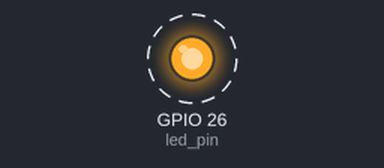
Bench run of a program on a simulated Raspberry Pi (BCM pin numbers). Parts: output pins drawn as LEDs (lit = HIGH). Dashed ring = blinking.

Above: at 0.5 s.
Timing chart, 0 to 4.6 s (numbered marks = the images above):
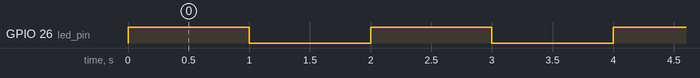

The program:

blink.py
```python
# Script to blink an LED attached to GPIO Pin xx on a Raspberry Pi
# LED PIN 26, Button PIN 19


import RPi.GPIO as GPIO
import time

# Use BCM GPIO numbering
GPIO.setmode(GPIO.BCM)

# Set GPIO 18 as an output pin
led_pin = 26
GPIO.setup(led_pin, GPIO.OUT)

try:
    while True:
        GPIO.output(led_pin, GPIO.HIGH)  # Turn LED on
        time.sleep(1)                    # Wait 1 second
        GPIO.output(led_pin, GPIO.LOW)   # Turn LED off
        time.sleep(1)                    # Wait 1 second

except KeyboardInterrupt:
    pass

finally:
    GPIO.cleanup()  # Clean up GPIO settings
```

Measured:
- by itself, GPIO 26 (led_pin): alternates HIGH for 1.0 s and LOW for 1.0 s
